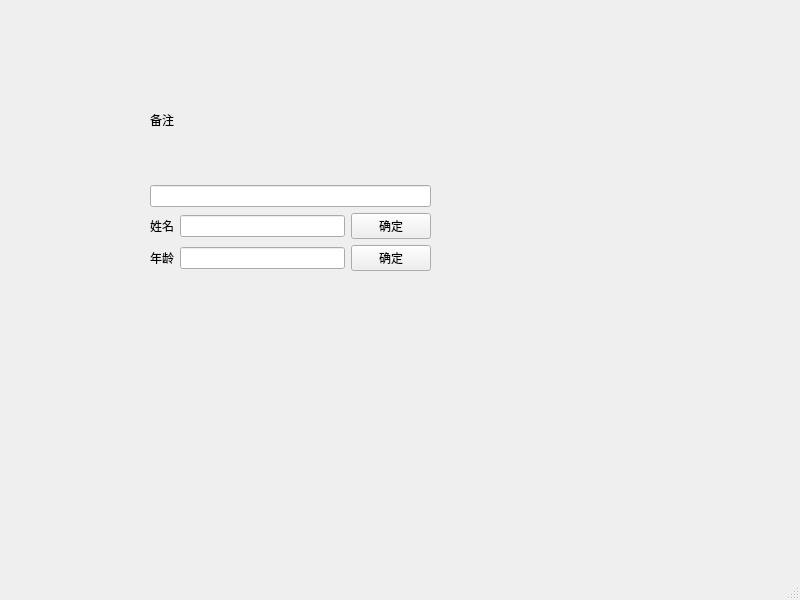
<?xml version="1.0" encoding="UTF-8"?>
<ui version="4.0">
 <class>MainWindow</class>
 <widget class="QMainWindow" name="MainWindow">
  <property name="geometry">
   <rect>
    <x>0</x>
    <y>0</y>
    <width>800</width>
    <height>600</height>
   </rect>
  </property>
  <property name="windowTitle">
   <string>MainWindow</string>
  </property>
  <widget class="QWidget" name="centralwidget">
   <widget class="QWidget" name="">
    <property name="geometry">
     <rect>
      <x>150</x>
      <y>60</y>
      <width>281</width>
      <height>211</height>
     </rect>
    </property>
    <layout class="QVBoxLayout" name="verticalLayout">
     <item>
      <widget class="QLabel" name="label">
       <property name="text">
        <string>备注</string>
       </property>
      </widget>
     </item>
     <item>
      <widget class="QLineEdit" name="lineEdit"/>
     </item>
     <item>
      <layout class="QHBoxLayout" name="horizontalLayout_2">
       <item>
        <widget class="QLabel" name="label_2">
         <property name="text">
          <string>姓名</string>
         </property>
        </widget>
       </item>
       <item>
        <widget class="QLineEdit" name="lineEdit_2"/>
       </item>
       <item>
        <widget class="QPushButton" name="pushButton">
         <property name="text">
          <string>确定</string>
         </property>
        </widget>
       </item>
      </layout>
     </item>
     <item>
      <layout class="QHBoxLayout" name="horizontalLayout">
       <item>
        <widget class="QLabel" name="label_3">
         <property name="text">
          <string>年龄</string>
         </property>
        </widget>
       </item>
       <item>
        <widget class="QLineEdit" name="lineEdit_3"/>
       </item>
       <item>
        <widget class="QPushButton" name="pushButton_2">
         <property name="text">
          <string>确定</string>
         </property>
        </widget>
       </item>
      </layout>
     </item>
    </layout>
   </widget>
  </widget>
  <widget class="QMenuBar" name="menubar">
   <property name="geometry">
    <rect>
     <x>0</x>
     <y>0</y>
     <width>800</width>
     <height>26</height>
    </rect>
   </property>
  </widget>
  <widget class="QStatusBar" name="statusbar"/>
 </widget>
 <resources/>
 <connections/>
</ui>
